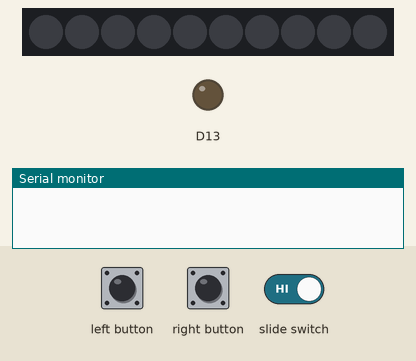
Recording of a sketch running on a simulated Adafruit Circuit Playground Express. On the bench: 10 RGB LEDs in strip order, left to right, output pins drawn as LEDs (lit = HIGH), the last lines printed to the serial monitor. The inputs (shaded band) are chosen by the test bench. Dim RGB values are drawn brighter than linear.

Above: at 1.2 s.
1.3 s: left button pressed for 0.15 s
At 1.43 s:
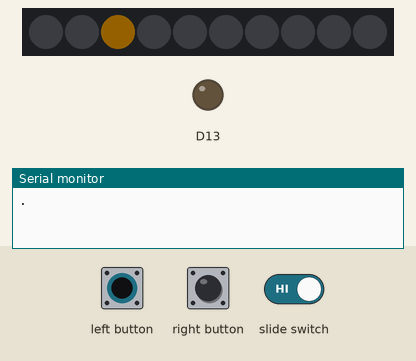
3.0 s: right button pressed for 0.15 s
At 3.13 s:
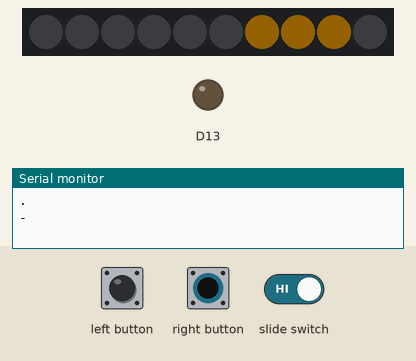
4.7 s: right button pressed for 3.2 s
9.4 s: left button pressed for 3.2 s
At 9.9 s:
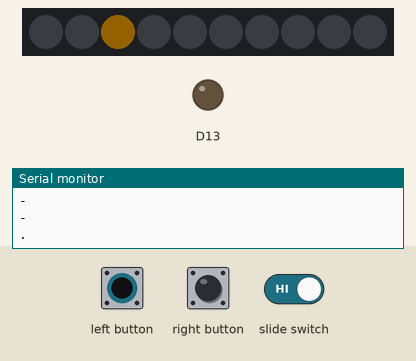
14.1 s: left button driven HIGH and slide switch driven LOW
At 14.5 s:
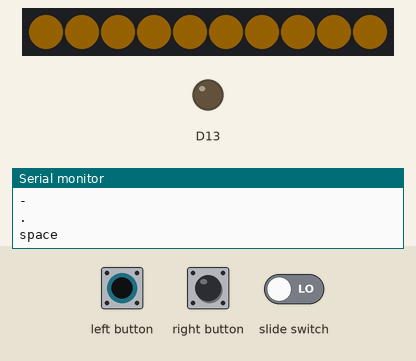
Timing chart, 0 to 17.1 s (numbered marks = the images above; inputs shaded):
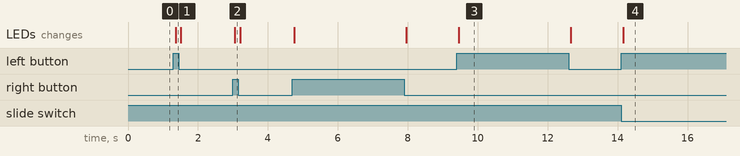

Measured:
- after the input at 1.3 s, the LEDs: change after 0.06 s (image 1)
- after the input at 3.0 s, the LEDs: change after 0.06 s (image 2)
- after the input at 9.4 s, the LEDs: change after 0.06 s (image 3)
- after the input at 14.1 s, the LEDs: change after 0.06 s (image 4)

The sketch:

Arduino.ino
```cpp
/*
    References:
    https://learn.adafruit.com/circuit-playground-lesson-number-0/buttons-slide-switch
    https://www.arduino.cc/en/tutorial/debounce
*/

#include <Adafruit_CircuitPlayground.h>

// Variables will change:
int buttonState1; // the current reading from the input pin
int buttonState2;
int lastButtonState1 = LOW; // the previous reading from the input pin
int lastButtonState2 = LOW;

// the following variables are unsigned longs because the time, measured in
// milliseconds, will quickly become a bigger number than can be stored in an int.
unsigned long lastDebounceTime1 = 0; // the last time the output pin was toggled
unsigned long lastDebounceTime2 = 0;
unsigned long debounceDelay = 50; // the debounce time; increase if the output flickers

void setup(void)
{
    CircuitPlayground.begin();
    Serial.begin(9600);

    while (!Serial)
    {
        ; // wait for serial port to connect. Needed for native USB port only
    }
}

void loop(void)
{
    // read the state of the switch into a local variable:
    int reading1 = CircuitPlayground.leftButton();  // dot, true if pressed
    int reading2 = CircuitPlayground.rightButton(); // dash

    // check to see if you just pressed the button
    // (i.e. the input went from LOW to HIGH), and you've waited long enough
    // since the last press to ignore any noise:

    // If the switch changed, due to noise or pressing:
    if (reading1 != lastButtonState1)
        lastDebounceTime1 = millis(); // reset the debouncing timer
    if (reading2 != lastButtonState2)
        lastDebounceTime2 = millis();

    if ((millis() - lastDebounceTime1) > debounceDelay)
    {
        // whatever the reading is at, it's been there for longer than the debounce
        // delay, so take it as the actual current state:

        // if the button state has changed:
        if (reading1 != buttonState1)
        {
            buttonState1 = reading1;

            if (buttonState1 == HIGH && CircuitPlayground.slideSwitch())
                Serial.println(".");
            else if (buttonState1 == HIGH && !CircuitPlayground.slideSwitch())
                Serial.println("space");
        }
    }
    if ((millis() - lastDebounceTime2) > debounceDelay)
    {
        if (reading2 != buttonState2)
        {
            buttonState2 = reading2;

            if (buttonState2 == HIGH && CircuitPlayground.slideSwitch())
                Serial.println("-");
            else if (buttonState2 == HIGH && !CircuitPlayground.slideSwitch())
                Serial.println("help");
        }
    }

    // save the reading. Next time through the loop, it'll be the lastButtonState1:
    lastButtonState1 = reading1;
    lastButtonState2 = reading2;

    // set the LED:
    CircuitPlayground.strip.clear();
    if (buttonState1 == HIGH && CircuitPlayground.slideSwitch())
        CircuitPlayground.strip.setPixelColor(2, 0xFFA500); // orange
    else if (buttonState1 == HIGH && !CircuitPlayground.slideSwitch())
        for (int i = 0; i < 10; i++)
            CircuitPlayground.strip.setPixelColor(i, 0xFFA500); // orange
    else if (buttonState2 == HIGH && CircuitPlayground.slideSwitch())
        for (int i = 6; i < 9; i++)
            CircuitPlayground.strip.setPixelColor(i, 0xFFA500); // orange
    else if (buttonState2 == HIGH && !CircuitPlayground.slideSwitch())
        for (int i = 0; i < 10; i++)
            CircuitPlayground.strip.setPixelColor(i, 0xFF0000); // red
    CircuitPlayground.strip.show();

    delay(10);
}
```
